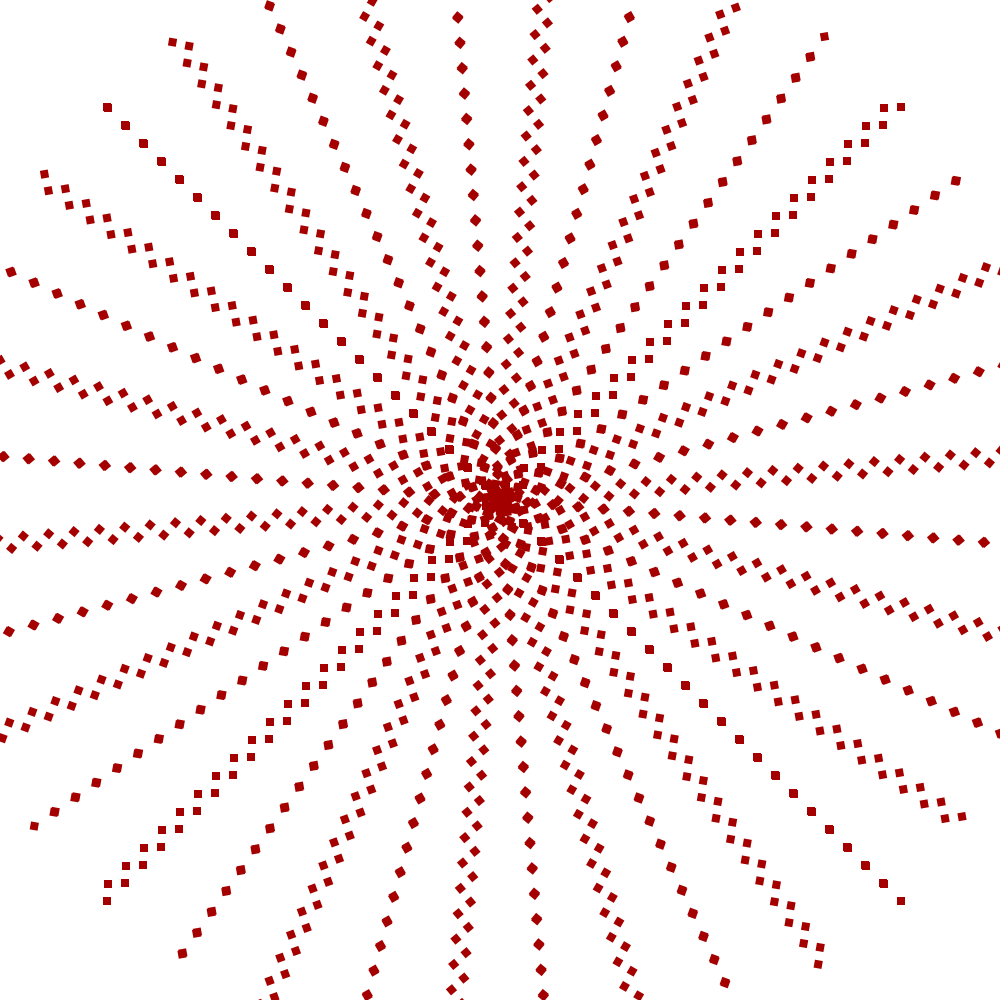
Frame 1 (no input)
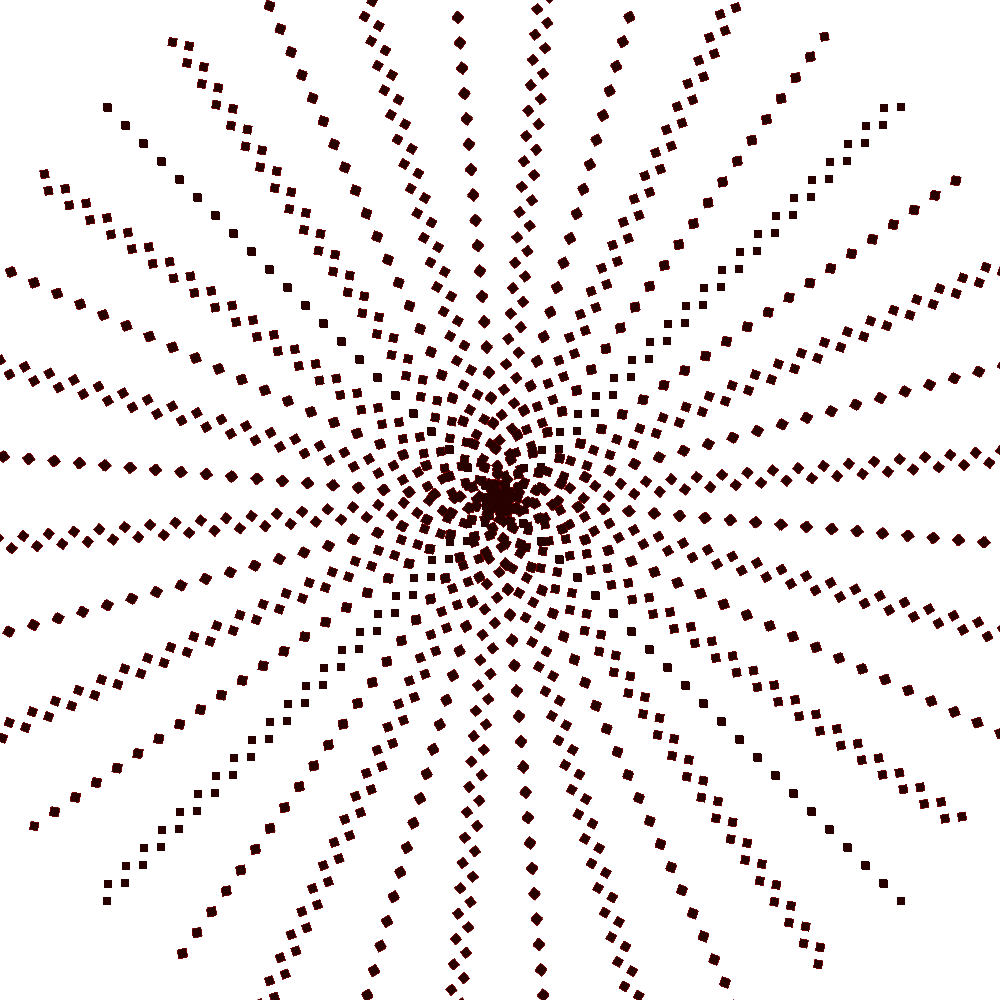
Frame 60 (the mouse pressed at the canvas centre just before this capture)
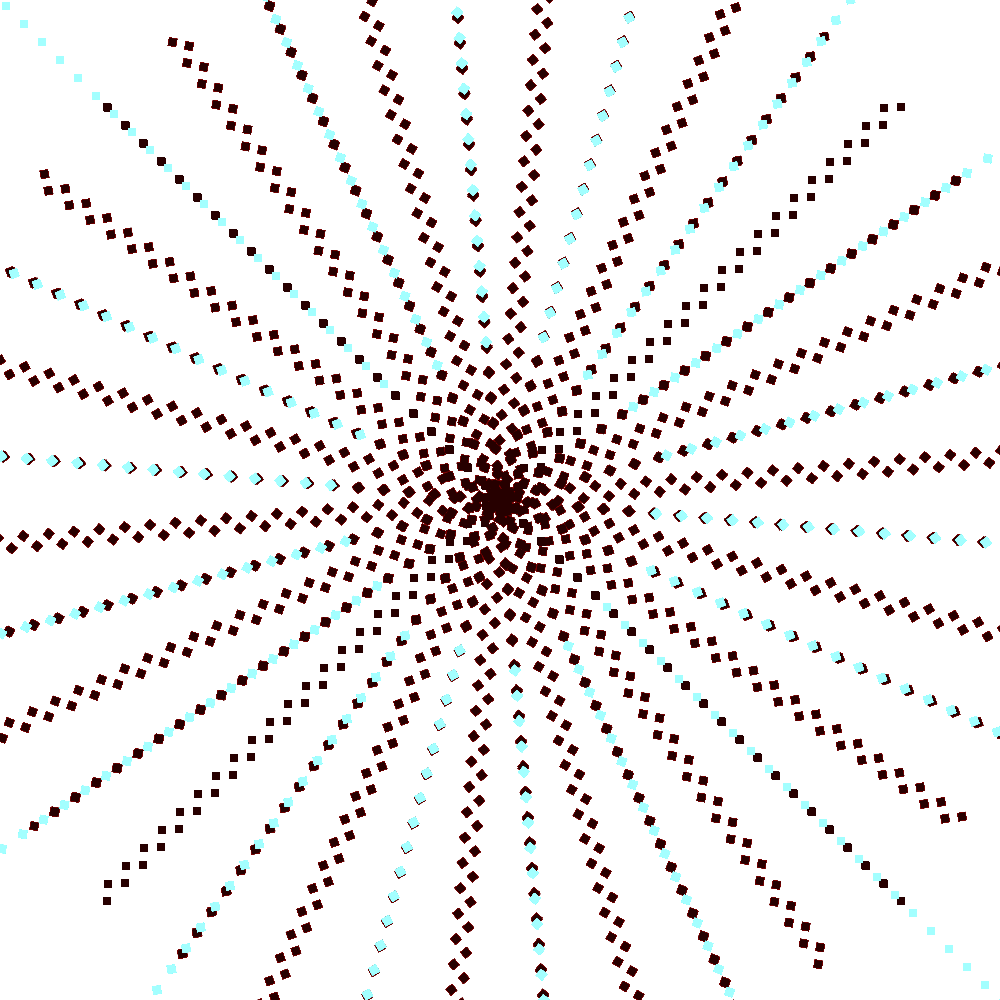
Frame 120 (the mouse held since frame 60 and released just before this capture)

The Processing sketch that drew these frames (run headless with seeded random() and noise(); from frame 60 on, the mouse is pressed at the canvas centre):

// Processing sketch: processing_105400
// ── processing_105400.pde

void setup() {
  
  size(1000, 1000);
  noStroke();
  smooth();   
  background(255);
  }

  int w =8;
  int h =8;
 
void draw() {
  
    translate(width/2,height/2);
    
    float r = random(255);
 
  for (int i = 1; i < 400; i++) {
    fill(r, mouseX,mouseY);
    rect (mouseX-i, mouseY+i, w, h);
    rect (mouseX+i, mouseY-i, w, h);
    rect (mouseX+i, mouseY+i, w, h);
    rect (mouseX-i, mouseY-i, w, h);
   
    if (mouseX>=0){
      
      rotate(radians(100));   

    } 
  }
  
  
}
